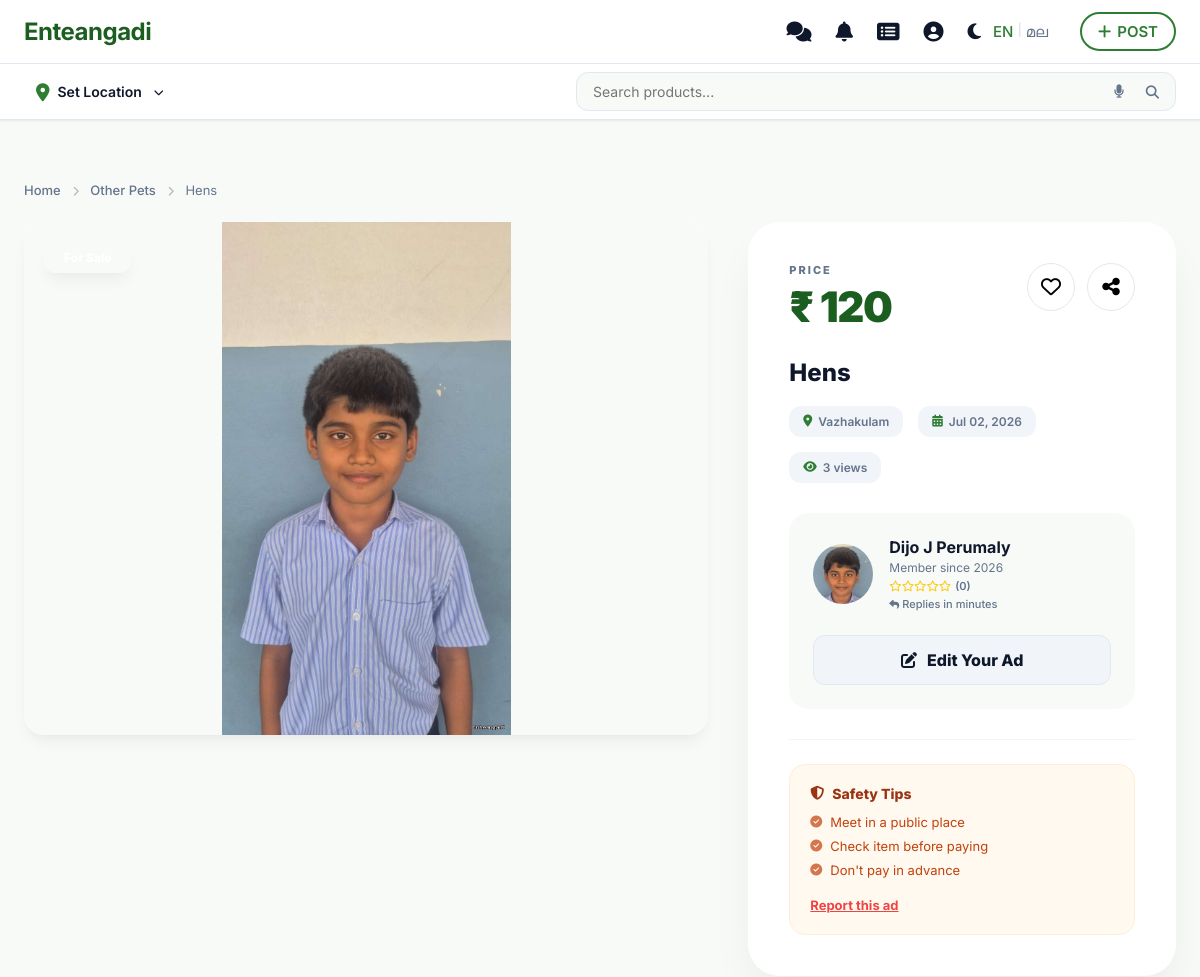
Before: /product.php?id=14 (signed in, upper part) with the older database file.
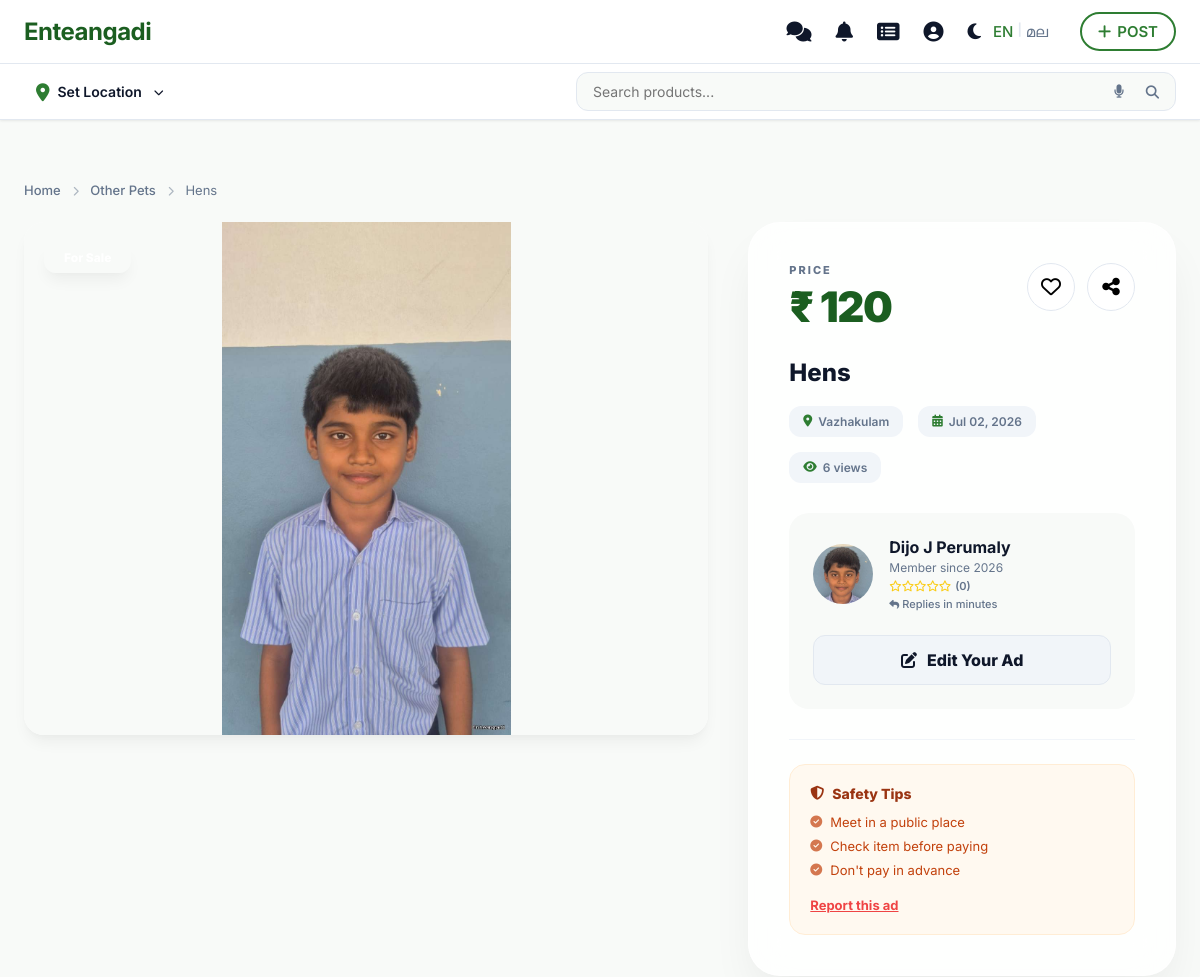
After: the same page with the newer database file.
### tables this page shows
CREATE TABLE `products` (
  `id` int(11) NOT NULL AUTO_INCREMENT,
  `unique_id` varchar(20) DEFAULT NULL,
  `user_id` int(11) NOT NULL,
  `category_id` int(11) NOT NULL,
  `title` varchar(255) NOT NULL,
  `description` text DEFAULT NULL,
  `price` decimal(10,2) NOT NULL,
  `type` enum('sell','buy','rent') DEFAULT 'sell',
  `expiry_date` date DEFAULT NULL,
  `whatsapp_number` varchar(20) DEFAULT NULL,
  `phone_number` varchar(20) DEFAULT NULL,
  `location_name` varchar(255) DEFAULT NULL,
  `latitude` decimal(10,8) DEFAULT NULL,
  `longitude` decimal(11,8) DEFAULT NULL,
  `status` enum('active','deleted','sold','expired','pending','inactive') DEFAULT 'active',
  `status_reason` text DEFAULT NULL,
  `is_verified` tinyint(1) DEFAULT 0,
  `is_notified` tinyint(1) DEFAULT 0,
  `views` int(11) DEFAULT 0,
  `created_at` timestamp NOT NULL DEFAULT current_timestamp(),
  `updated_at` timestamp NOT NULL DEFAULT current_timestamp() ON UPDATE current_timestamp(),
  PRIMARY KEY (`id`),
  UNIQUE KEY `unique_id` (`unique_id`),
  KEY `user_id` (`user_id`),
  KEY `category_id` (`category_id`),
  KEY `idx_products_status_created` (`status`,`created_at`),
  KEY `idx_products_status_type_created` (`status`,`type`,`created_at`),
  CONSTRAINT `products_ibfk_1` FOREIGN KEY (`user_id`) REFERENCES `users` (`id`) ON DELETE CASCADE,
  CONSTRAINT `products_ibfk_2` FOREIGN KEY (`category_id`) REFERENCES `categories` (`id`) ON DELETE CASCADE
);

CREATE TABLE `categories` (
  `id` int(11) NOT NULL AUTO_INCREMENT,
  `parent_id` int(11) DEFAULT NULL,
  `name` varchar(100) NOT NULL,
  `photo_path` varchar(255) DEFAULT NULL,
  `is_perishable` tinyint(1) DEFAULT 0,
  `created_at` timestamp NOT NULL DEFAULT current_timestamp(),
  PRIMARY KEY (`id`),
  KEY `parent_id` (`parent_id`),
  CONSTRAINT `categories_ibfk_1` FOREIGN KEY (`parent_id`) REFERENCES `categories` (`id`) ON DELETE CASCADE
);

CREATE TABLE `users` (
  `id` int(11) NOT NULL AUTO_INCREMENT,
  `username` varchar(100) NOT NULL,
  `email` varchar(155) DEFAULT NULL,
  `phone_number` varchar(20) NOT NULL,
  `phone` varchar(20) DEFAULT NULL,
  `profile_picture` varchar(255) DEFAULT NULL,
  `password` varchar(255) NOT NULL,
  `role` enum('user','admin') DEFAULT 'user',
  `is_admin` tinyint(1) DEFAULT 0,
  `permissions` text DEFAULT NULL,
  `session_token` varchar(255) DEFAULT NULL,
  `last_activity` timestamp NULL DEFAULT NULL,
  `created_at` timestamp NOT NULL DEFAULT current_timestamp(),
  `tut_home` tinyint(1) DEFAULT 0,
  `tut_post` tinyint(1) DEFAULT 0,
  `tut_profile` tinyint(1) DEFAULT 0,
  `tut_inbox` tinyint(1) DEFAULT 0,
  `is_verified` tinyint(1) DEFAULT 0,
  PRIMARY KEY (`id`),
  UNIQUE KEY `phone_number` (`phone_number`),
  UNIQUE KEY `email` (`email`)
);

### product.php (the view, shortened to what the changed rows need)
<?php
require_once 'config.php';
$product_id = $_GET['id'] ?? null;
try {
    $stmt = $pdo->prepare("SELECT p.*, p.phone_number as product_phone, p.whatsapp_number as product_whatsapp, u.username, u.phone_number as user_phone, u.role, u.profile_picture, c.name as category_name
        FROM products p
        JOIN users u ON p.user_id = u.id
        LEFT JOIN categories c ON p.category_id = c.id
        WHERE p.id = ?");
    $stmt->execute([$product_id]);
    $product = $stmt->fetch();
    $recently_viewed = [];
    array_unshift($recently_viewed, $product_id);
    $img_stmt = $pdo->prepare("SELECT image_path FROM product_images WHERE product_id = ?");
    $img_stmt->execute([$product_id]);
    $images = $img_stmt->fetchAll(PDO::FETCH_COLUMN);
    $is_wishlisted = false;
    if (isset($_SESSION['user_id'])) {
        $wish_stmt = $pdo->prepare("SELECT id FROM wishlist WHERE user_id = ? AND product_id = ?");
        $wish_stmt->execute([$_SESSION['user_id'], $product_id]);
        $is_wishlisted = (bool) $wish_stmt->fetch();
    }
} catch (PDOException $e) {
    $product = null;
}
if ($product) {
    require_once 'includes/helpers.php';
    $metrics = getUserTrustMetrics($product['user_id']);
}
require_once 'includes/header.php';
?>
<link rel="stylesheet" href="assets/css/product.css?v=1.2">
<div class="product-page-premium">
    <?php if ($product): ?>
        <div class="container">
            <div class="premium-breadcrumbs">
                <a href="index.php">Home</a> <i class="fa fa-chevron-right"></i>
                <a
                    href="category.php?id=<?= $product['category_id'] ?>"><?= htmlspecialchars($product['category_name'] ?? 'General') ?></a>
                <i class="fa fa-chevron-right"></i>
                <span><?= htmlspecialchars($product['title']) ?></span>
            </div>
            <div class="product-main-layout">
                <div class="product-media-section">
                    <div class="main-gallery-wrapper">
                        <?php if (!empty($images)): ?>
                            <div class="badge-type status-<?= $product['type'] ?>">
                            </div>
                            <div class="image-carousel-premium" id="mainCarousel" onscroll="updateSliderCounter(this)">
                                <?php foreach ($images as $img): ?>
                                    <div class="carousel-item-premium">
                                        <img src="<?= htmlspecialchars($img) ?>" alt="<?= htmlspecialchars($product['title']) ?>"
                                            onclick="openLightbox()">
                                    </div>
                                <?php endforeach; ?>
                            </div>
                        <?php endif; ?>
                    </div>
                </div>
                <div class="product-info-section">
                    <div class="sticky-info-card">
                        <div class="price-header-premium">
                            <div class="price-box">
                                <span class="price-label"><?= $product['type'] == 'buy' ? 'Budget' : ($product['type'] == 'rent' ? 'Rent Price' : 'Price') ?></span>
                                <h2 class="price-value">₹ <?= number_format($product['price'], 0) ?></h2>
                            </div>
                            <div class="info-actions">
                                <button class="action-circle-btn wishlist <?= $is_wishlisted ? 'active' : '' ?>"
                                    onclick="toggleWishlist(event, <?= $product['id'] ?>)">
                                    <i class="fa<?= $is_wishlisted ? 's' : 'r' ?> fa-heart"></i>
                                </button>
                                <button class="action-circle-btn share" onclick="shareProduct(<?= $product['id'] ?>, '<?= htmlspecialchars($product['title'], ENT_QUOTES) ?>')">
                                    <i class="fa fa-share-alt"></i>
                                </button>
                            </div>
                        </div>
                        <h1 class="product-title-premium"><?= htmlspecialchars($product['title']) ?></h1>
                        <div class="meta-tags-premium">
                            <?php
                            $maps_url = 'https://www.google.com/maps/search/?api=1&query=';
                            if (!empty($product['latitude']) && !empty($product['longitude'])) {
                                $maps_url .= urlencode($product['latitude'] . ',' . $product['longitude']);
                            } else {
                                $maps_url .= urlencode($product['location_name'] ?? 'Kerala');
                            }
                            ?>
                            <a href="<?= $maps_url ?>" target="_blank" class="meta-tag location-interactive" style="text-decoration: none; cursor: pointer; color: var(--text-muted);" title="Open in Google Maps">
                                <i class="fa fa-map-marker-alt"></i>
                                <?= htmlspecialchars($product['location_name'] ?? 'Kerala') ?>
                            </a>
                            <span class="meta-tag"><i class="fa fa-calendar-alt"></i>
                                <?= date('M d, Y', strtotime($product['created_at'])) ?></span>
                            <span class="meta-tag"><i class="fa fa-eye"></i> <?= number_format($product['views']) ?>
                                views</span>
                        </div>
                        <div class="seller-card-premium">
                            <a href="user/view_profile.php?id=<?= $product['user_id'] ?>" class="seller-info-top" style="text-decoration: none; display: flex; align-items: center; gap: 16px; color: inherit;">
                                <?php if (!empty($product['profile_picture'])): ?>
                                    <img src="<?= htmlspecialchars($product['profile_picture']) ?>" alt="Seller"
                                        class="seller-avatar">
                                <?php else: ?>
                                    <div class="seller-avatar-placeholder"><?= strtoupper(substr($product['username'], 0, 1)) ?>
                                    </div>
                                <?php endif; ?>
                                <div class="seller-names" style="flex: 1; min-width: 0;">
                                    <div style="display: flex; align-items: center; gap: 6px; flex-wrap: wrap;">
                                        <h4 style="margin: 0; font-size: 16px; font-weight: 700; color: var(--text-dark);"><?= htmlspecialchars($product['username']) ?></h4>
                                    </div>
                                    <p style="margin: 3px 0 0 0; font-size: 12px; color: var(--text-muted);">Member since <?= htmlspecialchars(date('Y', strtotime($product['created_at']))) ?></p>
                                    <div style="display: flex; align-items: center; gap: 4px; margin-top: 4px; color: #facc15; font-size: 11px;">
                                        <span>
                                            <?php
                                            $stars = round($metrics['avg_rating']);
                                            for ($i = 1; $i <= 5; $i++) {
                                                echo $i <= $stars ? '<i class="fa fa-star"></i>' : '<i class="far fa-star"></i>';
                                            }
                                            ?>
                                        </span>
                                        <span style="color: var(--text-muted); font-size: 11px; font-weight: 600;">
                                            (<?= $metrics['review_count'] ?>)
                                        </span>
                                    </div>
                                    <div style="font-size: 11px; color: var(--text-muted); margin-top: 4px; font-weight: 500; white-space: nowrap; overflow: hidden; text-overflow: ellipsis;" title="<?= htmlspecialchars($metrics['response_time']) ?>">
                                        <i class="fa fa-reply" style="font-size: 10px;"></i> <?= htmlspecialchars($metrics['response_time']) ?>
                                    </div>
                                </div>
                            </a>
                            <?php if (isset($_SESSION['user_id'])): ?>
                                <?php if ($_SESSION['user_id'] != $product['user_id']): ?>
                                    <div class="contact-btns-grid">
                                        <a href="user/chat.php?user_id=<?= $product['user_id'] ?>&product_id=<?= $product['id'] ?>"
                                            class="btn-chat-primary">
                                            <i class="fa fa-comment-dots"></i> Chat Now
                                        </a>
                                        <?php if (!empty($product['product_whatsapp'])): ?>
                                            <?php
                                            $first_img_url = '';
                                            if (!empty($images)) {
                                                $protocol = (!empty($_SERVER['HTTPS']) && $_SERVER['HTTPS'] !== 'off' || $_SERVER['SERVER_PORT'] == 443) ? "https://" : "http://";
                                                $host = $_SERVER['HTTP_HOST'];
                                                $first_img_url = $protocol . $host . ($base_url ? $base_url : '') . '/' . $images[0];
                                            }
                                            $whatsapp_text = "Hello! I saw your listing on " . ($app_settings['app_name'] ?? 'Enteangadi') . ".\n\n"
                                                           . "Title: " . $product['title'] . "\n"
                                                           . "Price: ₹ " . number_format($product['price'], 0) . "\n"
                                                           . "Location: " . ($product['location_name'] ?? 'Kerala') . "\n";
                                            if ($first_img_url) {
                                                $whatsapp_text .= "Image: " . $first_img_url . "\n";
                                            }
                                            $whatsapp_text .= "\nIs it still available? I would love to make an offer.";
                                            $whatsapp_msg = urlencode($whatsapp_text);
                                            ?>
                                            <a href="https://wa.me/<?= preg_replace('/\D/', '', $product['product_whatsapp']) ?>?text=<?= $whatsapp_msg ?>"
                                                target="_blank" class="btn-whatsapp" title="Chat on WhatsApp">
                                                <i class="fab fa-whatsapp"></i>
                                            </a>
                                        <?php endif; ?>
                                        <?php if (!empty($product['product_phone'])): ?>
                                            <a href="tel:<?= $product['product_phone'] ?>" class="btn-phone">
                                                <i class="fa fa-phone"></i>
                                            </a>
                                        <?php endif; ?>
                                    </div>
                                <?php else: ?>
                                    <a href="user/edit_ad.php?id=<?= $product['id'] ?>" class="btn-edit-ad">
                                        <i class="fa fa-edit"></i> Edit Your Ad
                                    </a>
                                <?php endif; ?>
                            <?php endif; ?>
                        </div>
                        <div class="safety-tips-premium">
                            <div class="safety-tips-card">
                                <h4><i class="fa fa-shield-alt"></i> Safety Tips</h4>
                                <ul>
                                    <li><i class="fa fa-check-circle"></i> Meet in a public place</li>
                                    <li><i class="fa fa-check-circle"></i> Check item before paying</li>
                                    <li><i class="fa fa-check-circle"></i> Don't pay in advance</li>
                                </ul>
                                <button onclick="reportProduct(<?= $product['id'] ?>)" class="btn-report-link">Report this
                                    ad</button>
                            </div>
                        </div>
                    </div>
                </div>
            </div>
        </div>
    <?php endif; ?>
</div>
<?php require_once 'includes/footer.php'; ?>

Changed rows visible on the page:
changed products "Hens": views "3" → "6"
